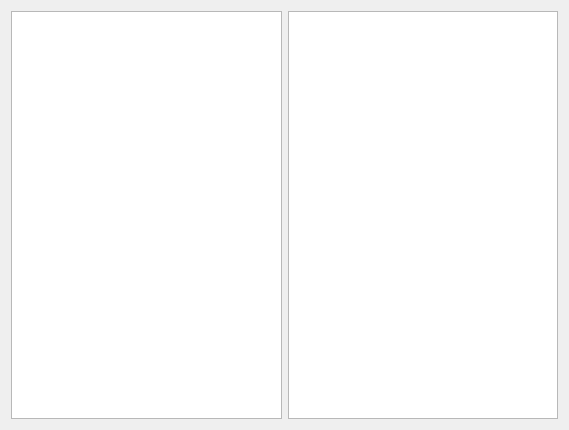
<?xml version="1.0" encoding="UTF-8"?>
<ui version="4.0">
 <class>Widget</class>
 <widget class="QWidget" name="Widget">
  <property name="geometry">
   <rect>
    <x>0</x>
    <y>0</y>
    <width>569</width>
    <height>430</height>
   </rect>
  </property>
  <property name="windowTitle">
   <string>Widget</string>
  </property>
  <layout class="QHBoxLayout" name="horizontalLayout">
   <item>
    <widget class="QTreeView" name="treeView"/>
   </item>
   <item>
    <widget class="QTableView" name="tableView"/>
   </item>
  </layout>
 </widget>
 <layoutdefault spacing="6" margin="11"/>
 <resources/>
 <connections/>
</ui>
